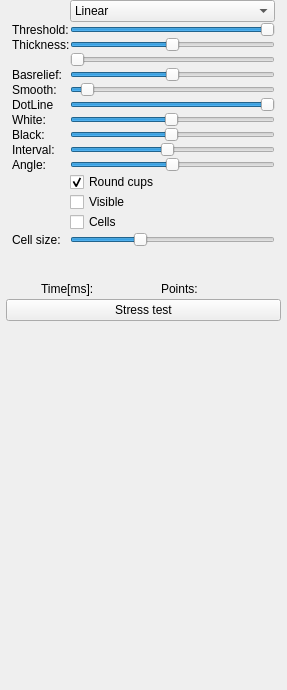
<?xml version="1.0" encoding="UTF-8"?>
<ui version="4.0">
 <class>DebugWidget</class>
 <widget class="QWidget" name="DebugWidget">
  <property name="geometry">
   <rect>
    <x>0</x>
    <y>0</y>
    <width>287</width>
    <height>690</height>
   </rect>
  </property>
  <property name="windowTitle">
   <string>Form</string>
  </property>
  <layout class="QVBoxLayout" name="verticalLayout">
   <property name="spacing">
    <number>0</number>
   </property>
   <property name="leftMargin">
    <number>0</number>
   </property>
   <property name="topMargin">
    <number>0</number>
   </property>
   <property name="rightMargin">
    <number>0</number>
   </property>
   <property name="bottomMargin">
    <number>0</number>
   </property>
   <item>
    <layout class="QHBoxLayout" name="horizontalLayout_3" stretch="0">
     <property name="spacing">
      <number>0</number>
     </property>
     <property name="leftMargin">
      <number>0</number>
     </property>
     <property name="topMargin">
      <number>0</number>
     </property>
     <property name="rightMargin">
      <number>0</number>
     </property>
     <item>
      <layout class="QVBoxLayout" name="verticalLayout_2">
       <property name="spacing">
        <number>0</number>
       </property>
       <property name="leftMargin">
        <number>6</number>
       </property>
       <property name="rightMargin">
        <number>6</number>
       </property>
       <item>
        <layout class="QFormLayout" name="formLayout">
         <property name="leftMargin">
          <number>6</number>
         </property>
         <property name="topMargin">
          <number>0</number>
         </property>
         <property name="rightMargin">
          <number>6</number>
         </property>
         <property name="bottomMargin">
          <number>12</number>
         </property>
         <item row="0" column="1">
          <widget class="QComboBox" name="comboBox">
           <item>
            <property name="text">
             <string>Linear</string>
            </property>
           </item>
           <item>
            <property name="text">
             <string>Cells</string>
            </property>
           </item>
          </widget>
         </item>
         <item row="1" column="0">
          <widget class="QLabel" name="label">
           <property name="text">
            <string>Threshold:</string>
           </property>
          </widget>
         </item>
         <item row="1" column="1">
          <widget class="QSlider" name="thresholdSlider">
           <property name="minimumSize">
            <size>
             <width>150</width>
             <height>0</height>
            </size>
           </property>
           <property name="maximum">
            <number>100</number>
           </property>
           <property name="value">
            <number>100</number>
           </property>
           <property name="orientation">
            <enum>Qt::Horizontal</enum>
           </property>
          </widget>
         </item>
         <item row="2" column="0">
          <widget class="QLabel" name="label_2">
           <property name="text">
            <string>Thickness:</string>
           </property>
          </widget>
         </item>
         <item row="2" column="1">
          <widget class="QSlider" name="thicknessSlider">
           <property name="minimumSize">
            <size>
             <width>150</width>
             <height>0</height>
            </size>
           </property>
           <property name="toolTip">
            <string>Thickness</string>
           </property>
           <property name="minimum">
            <number>1</number>
           </property>
           <property name="maximum">
            <number>200</number>
           </property>
           <property name="value">
            <number>100</number>
           </property>
           <property name="orientation">
            <enum>Qt::Horizontal</enum>
           </property>
          </widget>
         </item>
         <item row="3" column="1">
          <widget class="QSlider" name="thicknessBase">
           <property name="maximum">
            <number>100</number>
           </property>
           <property name="orientation">
            <enum>Qt::Horizontal</enum>
           </property>
          </widget>
         </item>
         <item row="4" column="0">
          <widget class="QLabel" name="label_3">
           <property name="text">
            <string>Basrelief:</string>
           </property>
          </widget>
         </item>
         <item row="4" column="1">
          <widget class="QSlider" name="basreliefSlider">
           <property name="minimumSize">
            <size>
             <width>150</width>
             <height>0</height>
            </size>
           </property>
           <property name="toolTip">
            <string>Basrelief</string>
           </property>
           <property name="minimum">
            <number>-300</number>
           </property>
           <property name="maximum">
            <number>300</number>
           </property>
           <property name="orientation">
            <enum>Qt::Horizontal</enum>
           </property>
          </widget>
         </item>
         <item row="5" column="0">
          <widget class="QLabel" name="label_4">
           <property name="text">
            <string>Smooth:</string>
           </property>
          </widget>
         </item>
         <item row="5" column="1">
          <widget class="QSlider" name="smoothSlider">
           <property name="minimumSize">
            <size>
             <width>150</width>
             <height>0</height>
            </size>
           </property>
           <property name="toolTip">
            <string>Smoothness</string>
           </property>
           <property name="maximum">
            <number>100</number>
           </property>
           <property name="value">
            <number>5</number>
           </property>
           <property name="orientation">
            <enum>Qt::Horizontal</enum>
           </property>
          </widget>
         </item>
         <item row="6" column="0">
          <widget class="QLabel" name="label_5">
           <property name="text">
            <string>DotLine</string>
           </property>
          </widget>
         </item>
         <item row="6" column="1">
          <widget class="QSlider" name="dotlineThreshold">
           <property name="minimumSize">
            <size>
             <width>150</width>
             <height>0</height>
            </size>
           </property>
           <property name="maximum">
            <number>100</number>
           </property>
           <property name="value">
            <number>100</number>
           </property>
           <property name="orientation">
            <enum>Qt::Horizontal</enum>
           </property>
          </widget>
         </item>
         <item row="7" column="0">
          <widget class="QLabel" name="label_6">
           <property name="text">
            <string>White:</string>
           </property>
          </widget>
         </item>
         <item row="7" column="1">
          <widget class="QSlider" name="whiteSlider">
           <property name="minimum">
            <number>1</number>
           </property>
           <property name="maximum">
            <number>100</number>
           </property>
           <property name="value">
            <number>50</number>
           </property>
           <property name="orientation">
            <enum>Qt::Horizontal</enum>
           </property>
          </widget>
         </item>
         <item row="8" column="0">
          <widget class="QLabel" name="label_12">
           <property name="text">
            <string>Black:</string>
           </property>
          </widget>
         </item>
         <item row="8" column="1">
          <widget class="QSlider" name="blackSlider">
           <property name="minimum">
            <number>1</number>
           </property>
           <property name="maximum">
            <number>100</number>
           </property>
           <property name="value">
            <number>50</number>
           </property>
           <property name="orientation">
            <enum>Qt::Horizontal</enum>
           </property>
          </widget>
         </item>
         <item row="9" column="0">
          <widget class="QLabel" name="label_8">
           <property name="text">
            <string>Interval:</string>
           </property>
          </widget>
         </item>
         <item row="9" column="1">
          <widget class="QSlider" name="interval">
           <property name="minimum">
            <number>10</number>
           </property>
           <property name="maximum">
            <number>200</number>
           </property>
           <property name="value">
            <number>100</number>
           </property>
           <property name="orientation">
            <enum>Qt::Horizontal</enum>
           </property>
          </widget>
         </item>
         <item row="10" column="0">
          <widget class="QLabel" name="label_13">
           <property name="text">
            <string>Angle:</string>
           </property>
          </widget>
         </item>
         <item row="10" column="1">
          <widget class="QSlider" name="angle">
           <property name="minimumSize">
            <size>
             <width>0</width>
             <height>0</height>
            </size>
           </property>
           <property name="minimum">
            <number>-90</number>
           </property>
           <property name="maximum">
            <number>90</number>
           </property>
           <property name="orientation">
            <enum>Qt::Horizontal</enum>
           </property>
          </widget>
         </item>
         <item row="11" column="0">
          <widget class="QLabel" name="label_7">
           <property name="text">
            <string/>
           </property>
          </widget>
         </item>
         <item row="11" column="1">
          <widget class="QCheckBox" name="roundCups">
           <property name="text">
            <string>Round cups</string>
           </property>
           <property name="checked">
            <bool>true</bool>
           </property>
          </widget>
         </item>
         <item row="12" column="1">
          <widget class="QCheckBox" name="visibleItem">
           <property name="text">
            <string>Visible</string>
           </property>
          </widget>
         </item>
         <item row="13" column="1">
          <widget class="QCheckBox" name="cells">
           <property name="text">
            <string>Cells</string>
           </property>
          </widget>
         </item>
         <item row="14" column="0">
          <widget class="QLabel" name="label_9">
           <property name="text">
            <string>Cell size:</string>
           </property>
          </widget>
         </item>
         <item row="14" column="1">
          <widget class="QSlider" name="cellSize">
           <property name="maximum">
            <number>100</number>
           </property>
           <property name="value">
            <number>33</number>
           </property>
           <property name="orientation">
            <enum>Qt::Horizontal</enum>
           </property>
          </widget>
         </item>
        </layout>
       </item>
       <item>
        <layout class="QHBoxLayout" name="horizontalLayout" stretch="0,0">
         <property name="topMargin">
          <number>0</number>
         </property>
         <item>
          <spacer name="horizontalSpacer_3">
           <property name="orientation">
            <enum>Qt::Horizontal</enum>
           </property>
           <property name="sizeHint" stdset="0">
            <size>
             <width>40</width>
             <height>20</height>
            </size>
           </property>
          </spacer>
         </item>
         <item>
          <spacer name="horizontalSpacer">
           <property name="orientation">
            <enum>Qt::Horizontal</enum>
           </property>
           <property name="sizeHint" stdset="0">
            <size>
             <width>40</width>
             <height>20</height>
            </size>
           </property>
          </spacer>
         </item>
        </layout>
       </item>
       <item>
        <layout class="QHBoxLayout" name="horizontalLayout_2">
         <property name="topMargin">
          <number>0</number>
         </property>
         <item>
          <spacer name="horizontalSpacer_2">
           <property name="orientation">
            <enum>Qt::Horizontal</enum>
           </property>
           <property name="sizeHint" stdset="0">
            <size>
             <width>40</width>
             <height>20</height>
            </size>
           </property>
          </spacer>
         </item>
         <item>
          <widget class="QLabel" name="timeLabel">
           <property name="minimumSize">
            <size>
             <width>120</width>
             <height>0</height>
            </size>
           </property>
           <property name="text">
            <string>Time[ms]:</string>
           </property>
          </widget>
         </item>
         <item>
          <widget class="QLabel" name="pointsLabel">
           <property name="minimumSize">
            <size>
             <width>120</width>
             <height>0</height>
            </size>
           </property>
           <property name="text">
            <string>Points:</string>
           </property>
          </widget>
         </item>
        </layout>
       </item>
       <item>
        <widget class="QPushButton" name="stressTest">
         <property name="text">
          <string>Stress test</string>
         </property>
        </widget>
       </item>
       <item>
        <spacer name="verticalSpacer">
         <property name="orientation">
          <enum>Qt::Vertical</enum>
         </property>
         <property name="sizeHint" stdset="0">
          <size>
           <width>20</width>
           <height>40</height>
          </size>
         </property>
        </spacer>
       </item>
      </layout>
     </item>
    </layout>
   </item>
  </layout>
 </widget>
 <resources/>
 <connections/>
</ui>
